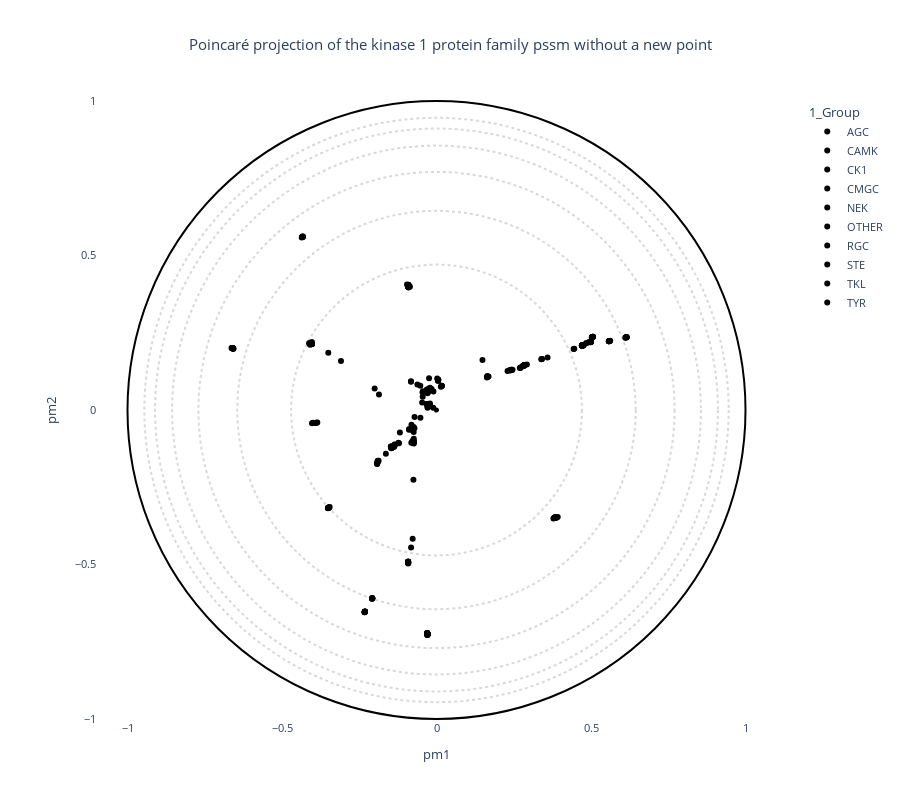

Notebook code cell kept with this figure:
### Markdown cell above
## Visualization

### Code cell
# OPTIONS =================================================
#Here you can set different parameters to color & annotate the resulting projection:
title = "Poincaré projection of the kinase 1 protein family pssm without a new point"  
#----------------------------------------------------------
# Select the coloring from annotation .csv file:
labels_name = "1_Group"
# Select classes to label among the "labels_name" or "second_labels_name" column (comma separated list):
second_labels_name = ""
labels_text = []
show_text = False
#----------------------------------------------------------
# Use a custom color palette:
color_palette = kinase_palette #Default: None
use_custom_palette = True
#==========================================================


#Check projection visualization parameters
#Labels name
if labels_name == "":
    labels_name = None
elif labels_name not in annotation_names:
    raise NameError(f"labels_name {labels_name} is not in the availables annotations.\nAvailables annotations: {annotation_names}")
#Second labels name
if second_labels_name == "":
    second_labels_name = None
elif second_labels_name not in annotation_names:
    raise NameError(f'"second_labels_name" {second_labels_name} is not in the availables annotations.\nAvailables annotations: {annotation_names}')

if not use_custom_palette:
    color_palette = None

#Plot graph
fig = plot_embedding_interactive(df_embedding, 
                                 labels_name = labels_name,
                                 second_labels_name = second_labels_name, 
                                 show_text = show_text,
                                 labels_text = labels_text,
                                 color_palette = color_palette, 
                                 title = title, 
                                 fontsize = 11)
fig.show()

### Figure 1 — Plotly figure (JSON) as saved in the notebook; plotly's stock layout.template omitted (floating-point values rounded to 4 significant figures; data arrays with more than 128 entries replaced by an {"elided": "..."} marker saying what was removed)
{"data": [{"customdata": {"elided": "62x19 mixed values"}, "hovertemplate": "<b>%{hovertext}</b><br><br>1_Group=%{customdata[1]}<br>pm1=%{x}<br>pm2=%{y}<br>proteins_id=%{customdata[0]}<br>2_Gene=%{customdata[2]}<br>3_HGNC=%{customdata[3]}<br>4_Uni_entry=%{customdata[4]}<br>5_Uni_acc=%{customdata[5]}<br>6_Domain_begin=%{customdata[6]}<br>7_Domain_end=%{customdata[7]}<br>8_Domain_length=%{customdata[8]}<br>9_Largest_insert_length=%{customdata[9]}<br>10_PDB_validation=%{customdata[10]}<br>11_Conformational_state=%{customdata[11]}<br>12_Dihedral_state=%{customdata[12]}<br>13_Group_in_Uni=%{customdata[13]}<br>14_Group_in_Manning=%{customdata[14]}<br>15_Synonymn=%{customdata[15]}<br>evo_distance=%{customdata[16]}<br>decile_domain=%{customdata[17]}<br>small_cluster=%{customdata[18]}<extra></extra>", "hovertext": ["AGC", "AGC", "AGC", "AGC", "AGC", "AGC", "AGC", "AGC", "AGC", "AGC", "AGC", "AGC", "AGC", "AGC", "AGC", "AGC", "AGC", "AGC", "AGC", "AGC", "AGC", "AGC", "AGC", "AGC", "AGC", "AGC", "AGC", "AGC", "AGC", "AGC", "AGC", "AGC", "AGC", "AGC", "AGC", "AGC", "AGC", "AGC", "AGC", "AGC", "AGC", "AGC", "AGC", "AGC", "AGC", "AGC", "AGC", "AGC", "AGC", "AGC", "AGC", "AGC", "AGC", "AGC", "AGC", "AGC", "AGC", "AGC", "AGC", "AGC", "AGC", "AGC"], "legendgroup": "AGC", "marker": {"color": "#000000", "symbol": "circle"}, "mode": "markers", "name": "AGC", "orientation": "v", "showlegend": true, "type": "scatter", "x": [-0.02978, -0.03011, -0.02986, -0.2315, -0.2318, -0.232, -0.2331, -0.232, -0.2079, -0.2076, -0.2079, -0.2081, -0.2079, -0.2089, -0.208, -0.2317, -0.2324, -0.02995, -0.03009, -0.02991, -0.02986, -0.09177, -0.02968, -0.0297, -0.02946, -0.02934, -0.02956, -0.02962, -0.02971, -0.02887, -0.02962, -0.02926, -0.02947, -0.02959, -0.02957, -0.02939, -0.02943, -0.0296, -0.02938, -0.02951, -0.02975, -0.02933, -0.02946, -0.232, -0.2319, -0.092, -0.09206, -0.09185, -0.09165, -0.09186, -0.09175, -0.09198, -0.09187, -0.09086, -0.02967, -0.02983, -0.02965, -0.0918, -0.09177, -0.09189, -0.2321, -0.2314], "xaxis": "x", "y": [-0.7242, -0.7217, -0.7229, -0.6521, -0.6531, -0.6535, -0.6543, -0.6536, -0.6091, -0.6099, -0.6094, -0.6103, -0.6098, -0.6106, -0.6086, -0.6525, -0.6544, -0.7219, -0.7223, -0.7226, -0.7232, -0.4969, -0.725, -0.7242, -0.7265, -0.7273, -0.7245, -0.7245, -0.724, -0.7234, -0.7252, -0.7275, -0.728, -0.7257, -0.7262, -0.7269, -0.7278, -0.7256, -0.7265, -0.7254, -0.7242, -0.7258, -0.7262, -0.6535, -0.6525, -0.4922, -0.4912, -0.4918, -0.4935, -0.4914, -0.4917, -0.4937, -0.4918, -0.4953, -0.7248, -0.7228, -0.7248, -0.4916, -0.4903, -0.4937, -0.6531, -0.6523], "yaxis": "y"}, {"customdata": {"elided": "93x19 mixed values"}, "hovertemplate": "<b>%{hovertext}</b><br><br>1_Group=%{customdata[1]}<br>pm1=%{x}<br>pm2=%{y}<br>proteins_id=%{customdata[0]}<br>2_Gene=%{customdata[2]}<br>3_HGNC=%{customdata[3]}<br>4_Uni_entry=%{customdata[4]}<br>5_Uni_acc=%{customdata[5]}<br>6_Domain_begin=%{customdata[6]}<br>7_Domain_end=%{customdata[7]}<br>8_Domain_length=%{customdata[8]}<br>9_Largest_insert_length=%{customdata[9]}<br>10_PDB_validation=%{customdata[10]}<br>11_Conformational_state=%{customdata[11]}<br>12_Dihedral_state=%{customdata[12]}<br>13_Group_in_Uni=%{customdata[13]}<br>14_Group_in_Manning=%{customdata[14]}<br>15_Synonymn=%{customdata[15]}<br>evo_distance=%{customdata[16]}<br>decile_domain=%{customdata[17]}<br>small_cluster=%{customdata[18]}<extra></extra>", "hovertext": ["CAMK", "CAMK", "CAMK", "CAMK", "CAMK", "CAMK", "CAMK", "CAMK", "CAMK", "CAMK", "CAMK", "CAMK", "CAMK", "CAMK", "CAMK", "CAMK", "CAMK", "CAMK", "CAMK", "CAMK", "CAMK", "CAMK", "CAMK", "CAMK", "CAMK", "CAMK", "CAMK", "CAMK", "CAMK", "CAMK", "CAMK", "CAMK", "CAMK", "CAMK", "CAMK", "CAMK", "CAMK", "CAMK", "CAMK", "CAMK", "CAMK", "CAMK", "CAMK", "CAMK", "CAMK", "CAMK", "CAMK", "CAMK", "CAMK", "CAMK", "CAMK", "CAMK", "CAMK", "CAMK", "CAMK", "CAMK", "CAMK", "CAMK", "CAMK", "CAMK", "CAMK", "CAMK", "CAMK", "CAMK", "CAMK", "CAMK", "CAMK", "CAMK", "CAMK", "CAMK", "CAMK", "CAMK", "CAMK", "CAMK", "CAMK", "CAMK", "CAMK", "CAMK", "CAMK", "CAMK", "CAMK", "CAMK", "CAMK", "CAMK", "CAMK", "CAMK", "CAMK", "CAMK", "CAMK", "CAMK", "CAMK", "CAMK", "CAMK"], "legendgroup": "CAMK", "marker": {"color": "#000000", "symbol": "circle"}, "mode": "markers", "name": "CAMK", "orientation": "v", "showlegend": true, "type": "scatter", "x": [-0.07328, -0.07547, -0.07657, -0.07486, -0.07534, -0.1465, -0.1472, -0.1466, -0.1365, -0.1367, -0.1375, -0.1355, -0.1455, -0.07499, -0.07535, -0.146, -0.1361, -0.07491, -0.1468, -0.02598, -0.02645, -0.02551, -0.1474, -0.1427, -0.1445, -0.07514, -0.02575, -0.146, -0.1459, -0.1639, -0.07577, -0.07531, -0.07502, -0.0769, -0.07517, -0.1895, -0.1873, -0.02191, -0.01044, -0.02823, -0.02745, -0.07541, -0.07577, -0.07553, -0.02863, -0.02905, -0.07464, -0.1361, -0.1357, -0.07538, -0.07736, -0.07321, -0.07396, -0.07144, -0.05202, -0.07837, -0.009797, -0.1457, -0.08155, -0.07501, -0.1478, -0.1461, -0.1466, -0.1463, -0.1448, -0.1919, -0.1926, -0.1908, -0.1899, -0.1908, -0.1919, -0.07533, -0.07508, -0.07537, -0.07592, -0.0752, -0.02505, -0.02117, -0.07481, -0.02518, -0.02964, -0.1185, -0.07469, -0.07696, -0.1233, -0.1214, -0.02603, -0.07522, -0.07499, -0.07594, -0.07514, -0.07531, -0.0215], "xaxis": "x", "y": [-0.1003, -0.1034, -0.1023, -0.1031, -0.1036, -0.1238, -0.1188, -0.1211, -0.1158, -0.1158, -0.1197, -0.1121, -0.1207, -0.1039, -0.1049, -0.1209, -0.1153, -0.1045, -0.1189, 0.01105, 0.01084, 0.01351, -0.1198, -0.1214, -0.1217, -0.1039, 0.01328, -0.1185, -0.1209, -0.1418, -0.1041, -0.1034, -0.102, -0.1034, -0.1048, -0.1657, -0.1639, 0.01696, 0.007668, 0.01418, 0.01441, -0.1034, -0.1027, -0.1039, 0.01028, 0.007099, -0.1035, -0.1126, -0.1147, -0.1041, -0.09917, -0.1085, -0.05482, -0.05899, -0.02517, -0.06561, 0.0598, -0.1203, -0.1062, -0.1045, -0.1184, -0.1204, -0.1211, -0.1222, -0.1227, -0.1735, -0.1739, -0.169, -0.164, -0.1658, -0.1749, -0.1035, -0.1042, -0.1037, -0.1043, -0.1045, 0.01366, 0.02064, -0.1043, 0.01389, 0.01401, -0.07261, -0.2257, -0.1025, -0.106, -0.1078, 0.01433, -0.1062, -0.1046, -0.1068, -0.105, -0.1049, 0.0136], "yaxis": "y"}, {"customdata": {"elided": "12x19 mixed values"}, "hovertemplate": "<b>%{hovertext}</b><br><br>1_Group=%{customdata[1]}<br>pm1=%{x}<br>pm2=%{y}<br>proteins_id=%{customdata[0]}<br>2_Gene=%{customdata[2]}<br>3_HGNC=%{customdata[3]}<br>4_Uni_entry=%{customdata[4]}<br>5_Uni_acc=%{customdata[5]}<br>6_Domain_begin=%{customdata[6]}<br>7_Domain_end=%{customdata[7]}<br>8_Domain_length=%{customdata[8]}<br>9_Largest_insert_length=%{customdata[9]}<br>10_PDB_validation=%{customdata[10]}<br>11_Conformational_state=%{customdata[11]}<br>12_Dihedral_state=%{customdata[12]}<br>13_Group_in_Uni=%{customdata[13]}<br>14_Group_in_Manning=%{customdata[14]}<br>15_Synonymn=%{customdata[15]}<br>evo_distance=%{customdata[16]}<br>decile_domain=%{customdata[17]}<br>small_cluster=%{customdata[18]}<extra></extra>", "hovertext": ["CK1", "CK1", "CK1", "CK1", "CK1", "CK1", "CK1", "CK1", "CK1", "CK1", "CK1", "CK1"], "legendgroup": "CK1", "marker": {"color": "#000000", "symbol": "circle"}, "mode": "markers", "name": "CK1", "orientation": "v", "showlegend": true, "type": "scatter", "x": [-0.3502, -0.3493, -0.3513, -0.3497, -0.3484, -0.3509, -0.3513, -0.3483, -0.3509, -0.3482, -0.349, -0.3457], "xaxis": "x", "y": [-0.3167, -0.3164, -0.3177, -0.3164, -0.3157, -0.3171, -0.3174, -0.3158, -0.3172, -0.3157, -0.3159, -0.3138], "yaxis": "y"}, {"customdata": {"elided": "65x19 mixed values"}, "hovertemplate": "<b>%{hovertext}</b><br><br>1_Group=%{customdata[1]}<br>pm1=%{x}<br>pm2=%{y}<br>proteins_id=%{customdata[0]}<br>2_Gene=%{customdata[2]}<br>3_HGNC=%{customdata[3]}<br>4_Uni_entry=%{customdata[4]}<br>5_Uni_acc=%{customdata[5]}<br>6_Domain_begin=%{customdata[6]}<br>7_Domain_end=%{customdata[7]}<br>8_Domain_length=%{customdata[8]}<br>9_Largest_insert_length=%{customdata[9]}<br>10_PDB_validation=%{customdata[10]}<br>11_Conformational_state=%{customdata[11]}<br>12_Dihedral_state=%{customdata[12]}<br>13_Group_in_Uni=%{customdata[13]}<br>14_Group_in_Manning=%{customdata[14]}<br>15_Synonymn=%{customdata[15]}<br>evo_distance=%{customdata[16]}<br>decile_domain=%{customdata[17]}<br>small_cluster=%{customdata[18]}<extra></extra>", "hovertext": ["CMGC", "CMGC", "CMGC", "CMGC", "CMGC", "CMGC", "CMGC", "CMGC", "CMGC", "CMGC", "CMGC", "CMGC", "CMGC", "CMGC", "CMGC", "CMGC", "CMGC", "CMGC", "CMGC", "CMGC", "CMGC", "CMGC", "CMGC", "CMGC", "CMGC", "CMGC", "CMGC", "CMGC", "CMGC", "CMGC", "CMGC", "CMGC", "CMGC", "CMGC", "CMGC", "CMGC", "CMGC", "CMGC", "CMGC", "CMGC", "CMGC", "CMGC", "CMGC", "CMGC", "CMGC", "CMGC", "CMGC", "CMGC", "CMGC", "CMGC", "CMGC", "CMGC", "CMGC", "CMGC", "CMGC", "CMGC", "CMGC", "CMGC", "CMGC", "CMGC", "CMGC", "CMGC", "CMGC", "CMGC", "CMGC"], "legendgroup": "CMGC", "marker": {"color": "#000000", "symbol": "circle"}, "mode": "markers", "name": "CMGC", "orientation": "v", "showlegend": true, "type": "scatter", "x": [-0.4124, -0.4077, -0.409, -0.4094, -0.4048, -0.4032, -0.4066, -0.4056, -0.4074, -0.4068, -0.4059, -0.403, -0.4063, -0.4052, -0.4068, -0.4061, -0.4064, -0.4039, -0.4076, -0.4057, -0.4067, -0.4043, -0.4066, -0.4054, -0.407, -0.4054, -0.6593, -0.6597, -0.6608, -0.6616, -0.4054, -0.4043, -0.4071, -0.6581, -0.6569, -0.6596, -0.6603, -0.6616, -0.4067, -0.4073, -0.6583, -0.6598, -0.6633, -0.6599, -0.4085, -0.4099, -0.4047, -0.406, -0.4044, -0.4047, -0.4027, -0.4052, -0.4049, -0.4056, -0.4087, -0.4035, -0.4071, -0.4044, -0.4051, -0.4079, -0.4071, -0.6594, -0.6583, -0.6591, -0.6608], "xaxis": "x", "y": [0.2158, 0.2155, 0.215, 0.2143, 0.2139, 0.2138, 0.2151, 0.2151, 0.2152, 0.2158, 0.2144, 0.2142, 0.2147, 0.2144, 0.215, 0.2149, 0.2152, 0.2145, 0.2145, 0.2143, 0.2146, 0.2144, 0.2148, 0.2144, 0.2155, 0.2143, 0.1997, 0.1995, 0.1999, 0.2001, 0.2137, 0.2138, 0.2151, 0.1991, 0.1985, 0.1996, 0.1997, 0.2009, 0.2149, 0.2152, 0.1992, 0.1997, 0.2008, 0.1996, 0.2155, 0.2159, 0.214, 0.2137, 0.2137, 0.213, 0.2136, 0.2143, 0.2139, 0.2142, 0.2133, 0.2203, 0.2145, 0.214, 0.2144, 0.2152, 0.2153, 0.1997, 0.1993, 0.1994, 0.1998], "yaxis": "y"}, {"customdata": {"elided": "11x19 mixed values"}, "hovertemplate": "<b>%{hovertext}</b><br><br>1_Group=%{customdata[1]}<br>pm1=%{x}<br>pm2=%{y}<br>proteins_id=%{customdata[0]}<br>2_Gene=%{customdata[2]}<br>3_HGNC=%{customdata[3]}<br>4_Uni_entry=%{customdata[4]}<br>5_Uni_acc=%{customdata[5]}<br>6_Domain_begin=%{customdata[6]}<br>7_Domain_end=%{customdata[7]}<br>8_Domain_length=%{customdata[8]}<br>9_Largest_insert_length=%{customdata[9]}<br>10_PDB_validation=%{customdata[10]}<br>11_Conformational_state=%{customdata[11]}<br>12_Dihedral_state=%{customdata[12]}<br>13_Group_in_Uni=%{customdata[13]}<br>14_Group_in_Manning=%{customdata[14]}<br>15_Synonymn=%{customdata[15]}<br>evo_distance=%{customdata[16]}<br>decile_domain=%{customdata[17]}<br>small_cluster=%{customdata[18]}<extra></extra>", "hovertext": ["NEK", "NEK", "NEK", "NEK", "NEK", "NEK", "NEK", "NEK", "NEK", "NEK", "NEK"], "legendgroup": "NEK", "marker": {"color": "#000000", "symbol": "circle"}, "mode": "markers", "name": "NEK", "orientation": "v", "showlegend": true, "type": "scatter", "x": [-0.02934, -0.03212, -0.02744, -0.03246, -0.02993, -0.03043, -0.03014, -0.03034, -0.03038, -0.02744, -0.03124], "xaxis": "x", "y": [0.06493, 0.06065, 0.06716, 0.06028, 0.06324, 0.06268, 0.06314, 0.06356, 0.06419, 0.06627, 0.06164], "yaxis": "y"}, {"customdata": {"elided": "66x19 mixed values"}, "hovertemplate": "<b>%{hovertext}</b><br><br>1_Group=%{customdata[1]}<br>pm1=%{x}<br>pm2=%{y}<br>proteins_id=%{customdata[0]}<br>2_Gene=%{customdata[2]}<br>3_HGNC=%{customdata[3]}<br>4_Uni_entry=%{customdata[4]}<br>5_Uni_acc=%{customdata[5]}<br>6_Domain_begin=%{customdata[6]}<br>7_Domain_end=%{customdata[7]}<br>8_Domain_length=%{customdata[8]}<br>9_Largest_insert_length=%{customdata[9]}<br>10_PDB_validation=%{customdata[10]}<br>11_Conformational_state=%{customdata[11]}<br>12_Dihedral_state=%{customdata[12]}<br>13_Group_in_Uni=%{customdata[13]}<br>14_Group_in_Manning=%{customdata[14]}<br>15_Synonymn=%{customdata[15]}<br>evo_distance=%{customdata[16]}<br>decile_domain=%{customdata[17]}<br>small_cluster=%{customdata[18]}<extra></extra>", "hovertext": ["OTHER", "OTHER", "OTHER", "OTHER", "OTHER", "OTHER", "OTHER", "OTHER", "OTHER", "OTHER", "OTHER", "OTHER", "OTHER", "OTHER", "OTHER", "OTHER", "OTHER", "OTHER", "OTHER", "OTHER", "OTHER", "OTHER", "OTHER", "OTHER", "OTHER", "OTHER", "OTHER", "OTHER", "OTHER", "OTHER", "OTHER", "OTHER", "OTHER", "OTHER", "OTHER", "OTHER", "OTHER", "OTHER", "OTHER", "OTHER", "OTHER", "OTHER", "OTHER", "OTHER", "OTHER", "OTHER", "OTHER", "OTHER", "OTHER", "OTHER", "OTHER", "OTHER", "OTHER", "OTHER", "OTHER", "OTHER", "OTHER", "OTHER", "OTHER", "OTHER", "OTHER", "OTHER", "OTHER", "OTHER", "OTHER", "OTHER"], "legendgroup": "OTHER", "marker": {"color": "#000000", "symbol": "circle"}, "mode": "markers", "name": "OTHER", "orientation": "v", "showlegend": true, "type": "scatter", "x": [-0.03002, -0.02825, -0.0275, -0.02754, -0.4028, -0.07642, 0.23, -0.02983, -0.03001, -0.02954, -0.09106, -0.01602, -0.08833, -0.08897, -0.03127, 0.1488, -0.07655, -0.07704, 0.2408, 0.3594, 0.005135, 0.005523, -0.04468, 0.2813, -0.07107, -0.0323, -0.02878, -0.1862, -0.04646, -0.02407, -0.0296, 0.3408, -0.03001, 0.002283, -0.04522, -0.08223, -0.07712, -0.07539, -0.07494, -0.2002, -0.08258, -0.08247, -0.06184, -0.0298, -0.05244, -0.07825, -0.08097, -0.3091, -0.09181, -0.07675, 0.2925, -0.07348, -0.07387, -0.02107, -0.3502, -0.4092, -0.07716, -0.07773, -0.07906, -0.07727, -0.04368, -0.0296, 0.004819, 0.004778, 0.005655, 0.005688], "xaxis": "x", "y": [0.06284, 0.05923, 0.05907, 0.05956, 0.2136, -0.05979, 0.126, 0.06212, 0.06272, 0.06156, 0.3991, 0.06794, -0.06116, -0.06395, 0.0662, 0.1617, -0.06018, -0.05855, 0.1292, 0.1696, 0.09638, 0.09768, 0.04328, 0.1436, -0.02265, 0.01929, 0.05409, 0.05006, 0.02396, 0.1024, 0.0616, 0.1651, 0.01928, 0.102, 0.05762, -0.4452, -0.4164, -0.1025, -0.1039, 0.06968, 0.09307, 0.09159, 0.08212, 0.06362, 0.07845, -0.056, -0.04813, 0.1589, 0.3995, -0.05913, 0.1473, -0.09327, -0.0713, 0.07233, 0.1856, 0.2116, -0.05712, -0.06002, -0.06054, -0.05729, 0.06057, 0.06183, 0.09486, 0.09467, 0.09744, 0.09786], "yaxis": "y"}, {"customdata": [[310, "RGC", "GUCY2C", "HGNC:4688", "GUC2C_HUMAN", "P25092", 489, 747, 259, 19, "nan", "nan", "nan", "RGC", "RGC", "GUC2C,STAR", 2.488, 2, "Other"], [311, "RGC", "GUCY2D", "HGNC:4689", "GUC2D_HUMAN", "Q02846", 510, 807, 298, 26, "nan", "nan", "nan", "RGC", "RGC", "CORD6,GUC1A4,GUC2D,RETGC,RETGC1", 2.543, 8, "Other"], [312, "RGC", "GUCY2F", "HGNC:4691", "GUC2F_HUMAN", "P51841", 547, 811, 265, 14, "nan", "nan", "nan", "RGC", "RGC", "GUC2F,RETGC2", 2.446, 5, "Other"], [313, "RGC", "NPR1", "HGNC:7943", "ANPRA_HUMAN", "P16066", 533, 803, 271, 15, "nan", "nan", "nan", "RGC", "RGC", "ANPRA", 2.158, 6, "Other"], [314, "RGC", "NPR2", "HGNC:7944", "ANPRB_HUMAN", "P20594", 517, 788, 272, 15, "nan", "nan", "nan", "RGC", "RGC", "ANPRB", 2.134, 6, "Other"]], "hovertemplate": "<b>%{hovertext}</b><br><br>1_Group=%{customdata[1]}<br>pm1=%{x}<br>pm2=%{y}<br>proteins_id=%{customdata[0]}<br>2_Gene=%{customdata[2]}<br>3_HGNC=%{customdata[3]}<br>4_Uni_entry=%{customdata[4]}<br>5_Uni_acc=%{customdata[5]}<br>6_Domain_begin=%{customdata[6]}<br>7_Domain_end=%{customdata[7]}<br>8_Domain_length=%{customdata[8]}<br>9_Largest_insert_length=%{customdata[9]}<br>10_PDB_validation=%{customdata[10]}<br>11_Conformational_state=%{customdata[11]}<br>12_Dihedral_state=%{customdata[12]}<br>13_Group_in_Uni=%{customdata[13]}<br>14_Group_in_Manning=%{customdata[14]}<br>15_Synonymn=%{customdata[15]}<br>evo_distance=%{customdata[16]}<br>decile_domain=%{customdata[17]}<br>small_cluster=%{customdata[18]}<extra></extra>", "hovertext": ["RGC", "RGC", "RGC", "RGC", "RGC"], "legendgroup": "RGC", "marker": {"color": "#000000", "symbol": "circle"}, "mode": "markers", "name": "RGC", "orientation": "v", "showlegend": true, "type": "scatter", "x": [0.01654, 0.01691, 0.01714, 0.01417, 0.01598], "xaxis": "x", "y": [0.07782, 0.07849, 0.07879, 0.07525, 0.07715], "yaxis": "y"}, {"customdata": {"elided": "47x19 mixed values"}, "hovertemplate": "<b>%{hovertext}</b><br><br>1_Group=%{customdata[1]}<br>pm1=%{x}<br>pm2=%{y}<br>proteins_id=%{customdata[0]}<br>2_Gene=%{customdata[2]}<br>3_HGNC=%{customdata[3]}<br>4_Uni_entry=%{customdata[4]}<br>5_Uni_acc=%{customdata[5]}<br>6_Domain_begin=%{customdata[6]}<br>7_Domain_end=%{customdata[7]}<br>8_Domain_length=%{customdata[8]}<br>9_Largest_insert_length=%{customdata[9]}<br>10_PDB_validation=%{customdata[10]}<br>11_Conformational_state=%{customdata[11]}<br>12_Dihedral_state=%{customdata[12]}<br>13_Group_in_Uni=%{customdata[13]}<br>14_Group_in_Manning=%{customdata[14]}<br>15_Synonymn=%{customdata[15]}<br>evo_distance=%{customdata[16]}<br>decile_domain=%{customdata[17]}<br>small_cluster=%{customdata[18]}<extra></extra>", "hovertext": ["STE", "STE", "STE", "STE", "STE", "STE", "STE", "STE", "STE", "STE", "STE", "STE", "STE", "STE", "STE", "STE", "STE", "STE", "STE", "STE", "STE", "STE", "STE", "STE", "STE", "STE", "STE", "STE", "STE", "STE", "STE", "STE", "STE", "STE", "STE", "STE", "STE", "STE", "STE", "STE", "STE", "STE", "STE", "STE", "STE", "STE", "STE"], "legendgroup": "STE", "marker": {"color": "#000000", "symbol": "circle"}, "mode": "markers", "name": "STE", "orientation": "v", "showlegend": true, "type": "scatter", "x": [-0.4334, -0.4362, -0.4339, -0.4321, -0.4342, -0.4336, -0.4335, -0.09538, -0.08593, -0.08986, -0.09084, -0.09076, -0.09039, -0.09076, -0.0911, -0.09075, -0.09154, -0.09178, -0.09161, -0.09185, -0.09235, -0.09197, -0.09202, -0.09211, -0.09199, -0.09208, -0.09155, -0.3936, -0.3883, -0.3857, -0.3895, -0.3993, -0.403, -0.09172, -0.09158, -0.09169, -0.09162, -0.09162, -0.09205, -0.09066, -0.09182, -0.09119, -0.0912, -0.09173, -0.09174, -0.09174, -0.09173], "xaxis": "x", "y": [0.5602, 0.5579, 0.561, 0.5613, 0.5617, 0.5602, 0.5598, 0.406, 0.399, 0.4018, 0.403, 0.4051, 0.4041, 0.4034, 0.4031, 0.403, 0.3997, 0.4017, 0.3997, 0.4028, 0.4046, 0.4024, 0.4038, 0.4043, 0.403, 0.4041, 0.4014, -0.04185, -0.04133, -0.04067, -0.04164, -0.04154, -0.04281, 0.4018, 0.3999, 0.4018, 0.4011, 0.3997, 0.4017, 0.3966, 0.4014, 0.3982, 0.3986, 0.402, 0.4016, 0.4011, 0.4036], "yaxis": "y"}, {"customdata": {"elided": "42x19 mixed values"}, "hovertemplate": "<b>%{hovertext}</b><br><br>1_Group=%{customdata[1]}<br>pm1=%{x}<br>pm2=%{y}<br>proteins_id=%{customdata[0]}<br>2_Gene=%{customdata[2]}<br>3_HGNC=%{customdata[3]}<br>4_Uni_entry=%{customdata[4]}<br>5_Uni_acc=%{customdata[5]}<br>6_Domain_begin=%{customdata[6]}<br>7_Domain_end=%{customdata[7]}<br>8_Domain_length=%{customdata[8]}<br>9_Largest_insert_length=%{customdata[9]}<br>10_PDB_validation=%{customdata[10]}<br>11_Conformational_state=%{customdata[11]}<br>12_Dihedral_state=%{customdata[12]}<br>13_Group_in_Uni=%{customdata[13]}<br>14_Group_in_Manning=%{customdata[14]}<br>15_Synonymn=%{customdata[15]}<br>evo_distance=%{customdata[16]}<br>decile_domain=%{customdata[17]}<br>small_cluster=%{customdata[18]}<extra></extra>", "hovertext": ["TKL", "TKL", "TKL", "TKL", "TKL", "TKL", "TKL", "TKL", "TKL", "TKL", "TKL", "TKL", "TKL", "TKL", "TKL", "TKL", "TKL", "TKL", "TKL", "TKL", "TKL", "TKL", "TKL", "TKL", "TKL", "TKL", "TKL", "TKL", "TKL", "TKL", "TKL", "TKL", "TKL", "TKL", "TKL", "TKL", "TKL", "TKL", "TKL", "TKL", "TKL", "TKL"], "legendgroup": "TKL", "marker": {"color": "#000000", "symbol": "circle"}, "mode": "markers", "name": "TKL", "orientation": "v", "showlegend": true, "type": "scatter", "x": [0.3844, 0.3879, 0.3833, 0.3832, 0.3834, 0.3784, 0.3845, 0.1647, 0.2418, 0.3923, 0.3812, 0.3844, 0.2461, 0.2823, 0.2404, 0.2413, 0.2425, 0.2423, 0.2393, 0.239, 0.4458, 0.4437, 0.2802, 0.2798, 0.2831, 0.2833, 0.2823, 0.281, 0.2817, 0.2828, 0.2826, 0.2826, 0.2365, 0.1684, 0.1636, 0.1644, 0.1635, 0.3411, 0.339, 0.3844, 0.3841, 0.2823], "xaxis": "x", "y": [-0.3487, -0.3484, -0.3476, -0.3471, -0.3478, -0.3514, -0.3485, 0.1074, 0.1297, -0.3463, -0.3484, -0.3487, 0.1306, 0.1426, 0.129, 0.1294, 0.1301, 0.1301, 0.1286, 0.1285, 0.1984, 0.1971, 0.1432, 0.143, 0.1443, 0.1445, 0.1442, 0.1435, 0.1439, 0.1446, 0.1443, 0.1443, 0.1287, 0.1087, 0.107, 0.1097, 0.1054, 0.1648, 0.1641, -0.3484, -0.3484, 0.1442], "yaxis": "y"}, {"customdata": {"elided": "94x19 mixed values"}, "hovertemplate": "<b>%{hovertext}</b><br><br>1_Group=%{customdata[1]}<br>pm1=%{x}<br>pm2=%{y}<br>proteins_id=%{customdata[0]}<br>2_Gene=%{customdata[2]}<br>3_HGNC=%{customdata[3]}<br>4_Uni_entry=%{customdata[4]}<br>5_Uni_acc=%{customdata[5]}<br>6_Domain_begin=%{customdata[6]}<br>7_Domain_end=%{customdata[7]}<br>8_Domain_length=%{customdata[8]}<br>9_Largest_insert_length=%{customdata[9]}<br>10_PDB_validation=%{customdata[10]}<br>11_Conformational_state=%{customdata[11]}<br>12_Dihedral_state=%{customdata[12]}<br>13_Group_in_Uni=%{customdata[13]}<br>14_Group_in_Manning=%{customdata[14]}<br>15_Synonymn=%{customdata[15]}<br>evo_distance=%{customdata[16]}<br>decile_domain=%{customdata[17]}<br>small_cluster=%{customdata[18]}<extra></extra>", "hovertext": ["TYR", "TYR", "TYR", "TYR", "TYR", "TYR", "TYR", "TYR", "TYR", "TYR", "TYR", "TYR", "TYR", "TYR", "TYR", "TYR", "TYR", "TYR", "TYR", "TYR", "TYR", "TYR", "TYR", "TYR", "TYR", "TYR", "TYR", "TYR", "TYR", "TYR", "TYR", "TYR", "TYR", "TYR", "TYR", "TYR", "TYR", "TYR", "TYR", "TYR", "TYR", "TYR", "TYR", "TYR", "TYR", "TYR", "TYR", "TYR", "TYR", "TYR", "TYR", "TYR", "TYR", "TYR", "TYR", "TYR", "TYR", "TYR", "TYR", "TYR", "TYR", "TYR", "TYR", "TYR", "TYR", "TYR", "TYR", "TYR", "TYR", "TYR", "TYR", "TYR", "TYR", "TYR", "TYR", "TYR", "TYR", "TYR", "TYR", "TYR", "TYR", "TYR", "TYR", "TYR", "TYR", "TYR", "TYR", "TYR", "TYR", "TYR", "TYR", "TYR", "TYR", "TYR"], "legendgroup": "TYR", "marker": {"color": "#000000", "symbol": "circle"}, "mode": "markers", "name": "TYR", "orientation": "v", "showlegend": true, "type": "scatter", "x": [0.4977, 0.4723, 0.4731, 0.4993, 0.4968, 0.4725, 0.4712, 0.4725, 0.6139, 0.4734, 0.4988, 0.4966, 0.4719, 0.5053, 0.5049, 0.5065, 0.5047, 0.5058, 0.5035, 0.5035, 0.5036, 0.5048, 0.5045, 0.5039, 0.5043, 0.5055, 0.5063, 0.4726, 0.4721, 0.471, 0.4861, 0.4972, 0.5584, 0.562, 0.5582, 0.5599, 0.4712, 0.6131, 0.615, 0.6128, 0.472, 0.4713, 0.4718, 0.4988, 0.4974, 0.499, 0.4729, 0.2718, 0.4751, 0.2697, 0.4709, 0.2715, 0.4743, 0.611, 0.6146, 0.4719, 0.4961, 0.4982, 0.4993, 0.4703, 0.4704, 0.4976, 0.4987, 0.5, 0.4969, 0.498, 0.4964, 0.4969, 0.6154, 0.6153, 0.5034, 0.5029, 0.4716, 0.4974, 0.5577, 0.4988, 0.4978, 0.4969, 0.4993, 0.4708, 0.4722, 0.4766, 0.4703, 0.4718, 0.5576, 0.5602, 0.4841, 0.472, 0.4724, 0.2736, 0.474, 0.4991, 0.4725, 0.5026], "xaxis": "x", "y": [0.2204, 0.2092, 0.2094, 0.2214, 0.2206, 0.2092, 0.2089, 0.2094, 0.2352, 0.2095, 0.2199, 0.2199, 0.2091, 0.2364, 0.2362, 0.2371, 0.2365, 0.237, 0.2357, 0.2357, 0.236, 0.2365, 0.2364, 0.2363, 0.2361, 0.237, 0.236, 0.2093, 0.2092, 0.2088, 0.217, 0.2203, 0.2226, 0.2239, 0.2225, 0.223, 0.2088, 0.2348, 0.236, 0.2347, 0.2096, 0.2088, 0.2091, 0.2212, 0.2213, 0.2211, 0.2098, 0.1371, 0.2087, 0.1358, 0.2085, 0.1369, 0.2091, 0.2337, 0.2352, 0.2092, 0.2194, 0.2206, 0.221, 0.2086, 0.2085, 0.2199, 0.2204, 0.2207, 0.22, 0.2203, 0.2198, 0.2199, 0.2356, 0.2355, 0.235, 0.234, 0.2088, 0.22, 0.2225, 0.2205, 0.2202, 0.2205, 0.2193, 0.2086, 0.2092, 0.2103, 0.2086, 0.2081, 0.2222, 0.223, 0.2162, 0.2091, 0.2088, 0.138, 0.209, 0.2205, 0.2095, 0.2351], "yaxis": "y"}], "layout": {"font": {"size": 11}, "height": 800, "legend": {"title": {"text": "1_Group"}, "tracegroupgap": 0}, "plot_bgcolor": "rgba(0, 0, 0, 0)", "shapes": [{"line": {"color": "black", "dash": "dot"}, "opacity": 0.15, "type": "circle", "x0": -0.4706, "x1": 0.4706, "y0": -0.4706, "y1": 0.4706}, {"line": {"color": "black", "dash": "dot"}, "opacity": 0.15, "type": "circle", "x0": -0.6447, "x1": 0.6447, "y0": -0.6447, "y1": 0.6447}, {"line": {"color": "black", "dash": "dot"}, "opacity": 0.15, "type": "circle", "x0": -0.7705, "x1": 0.7705, "y0": -0.7705, "y1": 0.7705}, {"line": {"color": "black", "dash": "dot"}, "opacity": 0.15, "type": "circle", "x0": -0.8557, "x1": 0.8557, "y0": -0.8557, "y1": 0.8557}, {"line": {"color": "black", "dash": "dot"}, "opacity": 0.15, "type": "circle", "x0": -0.9108, "x1": 0.9108, "y0": -0.9108, "y1": 0.9108}, {"line": {"color": "black", "dash": "dot"}, "opacity": 0.15, "type": "circle", "x0": -0.9455, "x1": 0.9455, "y0": -0.9455, "y1": 0.9455}, {"line": {"color": "Black"}, "type": "circle", "x0": -1, "x1": 1, "xref": "x", "y0": -1, "y1": 1, "yref": "y"}, {"fillcolor": "Black", "line": {"color": "Black"}, "type": "circle", "x0": -0.005, "x1": 0.005, "xref": "x", "y0": -0.005, "y1": 0.005, "yref": "y"}], "title": {"text": "Poincaré projection of the kinase 1 protein family pssm without a new point", "x": 0.5}, "xaxis": {"anchor": "y", "constrain": "domain", "domain": [0, 1], "range": [-1.1, 1.1], "title": {"text": "pm1"}}, "yaxis": {"anchor": "x", "domain": [0, 1], "scaleanchor": "x", "scaleratio": 1, "title": {"text": "pm2"}}, "yaxis2": {"layer": "below traces", "matches": "y", "overlaying": "y"}}}
